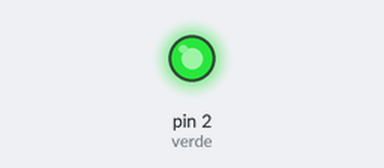
Recording of a sketch running on a simulated Arduino Uno, built with avr-gcc and run on an emulated ATmega328P. Shown: output pins drawn as LEDs (lit = HIGH).

Above: at 2.5 s.
At 5.5 s:
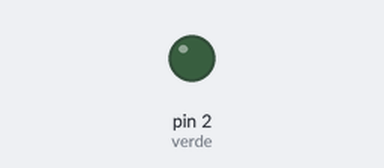
Timing chart, 0 to 7.8 s (numbered marks = the images above):
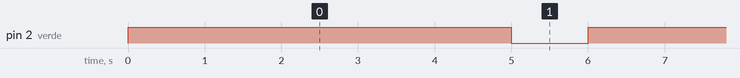

The sketch:

desafio.ino
```cpp
int verde=2;
void setup()
{
pinMode(verde,OUTPUT);
}
void loop()
{
digitalWrite(verde,HIGH);
delay(5000);
digitalWrite(verde,LOW);
delay(1000);

}
```

Measured:
- by itself, pin 2 (verde): alternates HIGH for 5.0 s and LOW for 1.0 s
